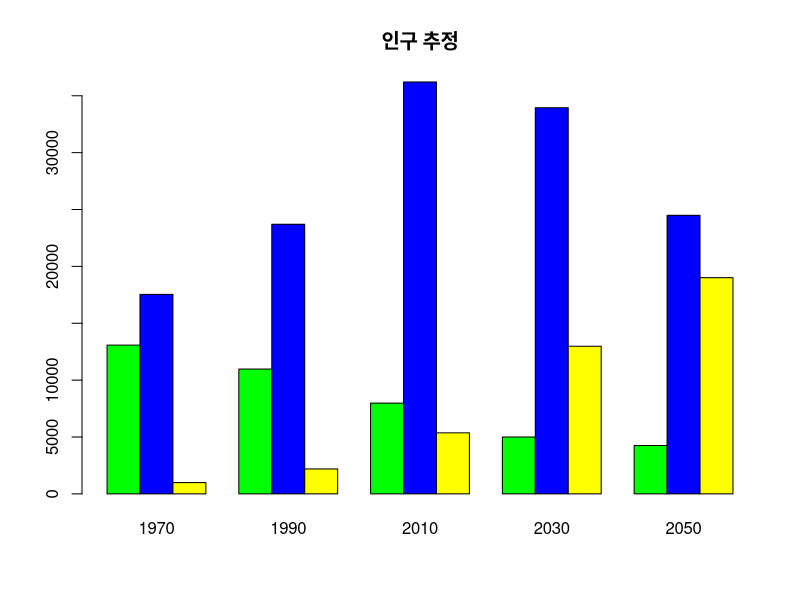

Write the R code that produced this figure.
age.A <- c(13079, 10974, 7979, 5000, 4250)
age.B <- c(17540, 23701, 36209, 33947, 24487)
age.C <- c(991, 2195, 5366, 12980, 19007)

ds <- rbind(age.A, age.B, age.C)
colnames(ds) <- c('1970', '1990', '2010', '2030', '2050')
ds

barplot(ds,
        main = '인구 추정',
        col = c('green', 'blue', 'yellow'),
        beside = T,
        legend.text = c('0~14세', '15~64세', '65세 이상'),
        args.legend = list(x = 'topright', bty = 'n', inset = c(-0.25, 0)))